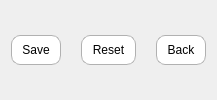
         <widget class="QWidget" name="widget_4" native="true">
          <property name="sizePolicy">
           <sizepolicy hsizetype="Preferred" vsizetype="Fixed">
            <horstretch>0</horstretch>
            <verstretch>0</verstretch>
           </sizepolicy>
          </property>
          <property name="minimumSize">
           <size>
            <width>0</width>
            <height>40</height>
           </size>
          </property>
          <layout class="QGridLayout" name="gridLayout_6">
           <property name="topMargin">
            <number>0</number>
           </property>
           <property name="bottomMargin">
            <number>0</number>
           </property>
           <item row="0" column="1">
            <widget class="QWidget" name="widget_5" native="true">
             <property name="sizePolicy">
              <sizepolicy hsizetype="Fixed" vsizetype="Fixed">
               <horstretch>0</horstretch>
               <verstretch>0</verstretch>
              </sizepolicy>
             </property>
             <property name="minimumSize">
              <size>
               <width>0</width>
               <height>30</height>
              </size>
             </property>
             <property name="layoutDirection">
              <enum>Qt::LeftToRight</enum>
             </property>
             <property name="styleSheet">
              <string notr="true">QPushButton {
	background:#fff;
	background-image:none;
	border-radius: 9px;
	border:1px solid #b1b1b1;
	padding:5px;
	padding-left:10px;
	padding-right:10px;
}

QPushButton:pressed {
	background-color: #555555;
	color: #ffffff;
}</string>
             </property>
             <layout class="QHBoxLayout" name="horizontalLayout_3">
              <property name="spacing">
               <number>20</number>
              </property>
              <property name="leftMargin">
               <number>0</number>
              </property>
              <property name="topMargin">
               <number>0</number>
              </property>
              <property name="rightMargin">
               <number>0</number>
              </property>
              <property name="bottomMargin">
               <number>0</number>
              </property>
              <item>
               <widget class="QPushButton" name="pushButton">
                <property name="sizePolicy">
                 <sizepolicy hsizetype="Fixed" vsizetype="Fixed">
                  <horstretch>0</horstretch>
                  <verstretch>0</verstretch>
                 </sizepolicy>
                </property>
                <property name="minimumSize">
                 <size>
                  <width>0</width>
                  <height>30</height>
                 </size>
                </property>
                <property name="layoutDirection">
                 <enum>Qt::LeftToRight</enum>
                </property>
                <property name="styleSheet">
                 <string notr="true"/>
                </property>
                <property name="text">
                 <string>Save</string>
                </property>
                <property name="icon">
                 <iconset>
                  <normalon>:/icons/Save 16x16</normalon>
                 </iconset>
                </property>
                <property name="flat">
                 <bool>false</bool>
                </property>
               </widget>
              </item>
              <item>
               <widget class="QPushButton" name="pushButton_2">
                <property name="sizePolicy">
                 <sizepolicy hsizetype="Fixed" vsizetype="Fixed">
                  <horstretch>0</horstretch>
                  <verstretch>0</verstretch>
                 </sizepolicy>
                </property>
                <property name="minimumSize">
                 <size>
                  <width>0</width>
                  <height>30</height>
                 </size>
                </property>
                <property name="styleSheet">
                 <string notr="true"/>
                </property>
                <property name="text">
                 <string>Reset</string>
                </property>
                <property name="icon">
                 <iconset>
                  <normalon>:/icons/Reset 16x16</normalon>
                 </iconset>
                </property>
               </widget>
              </item>
              <item>
               <widget class="QPushButton" name="pushButton_3">
                <property name="sizePolicy">
                 <sizepolicy hsizetype="Fixed" vsizetype="Fixed">
                  <horstretch>0</horstretch>
                  <verstretch>0</verstretch>
                 </sizepolicy>
                </property>
                <property name="minimumSize">
                 <size>
                  <width>0</width>
                  <height>30</height>
                 </size>
                </property>
                <property name="text">
                 <string>Back</string>
                </property>
                <property name="icon">
                 <iconset>
                  <normalon>:/icons/Cancel 16x16</normalon>
                 </iconset>
                </property>
               </widget>
              </item>
             </layout>
            </widget>
           </item>
          </layout>
         </widget>
